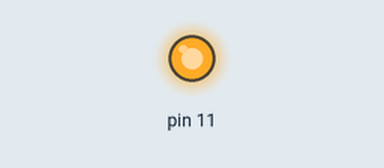
Simulated run of this sketch. Board: Arduino Uno, built with avr-gcc and run on an emulated ATmega328P. Shown: output pins drawn as LEDs (lit = HIGH).

Above: at 0.05 s.
At 4.0 s:
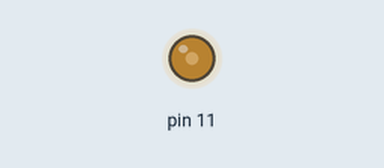
Timing chart, 0 to 5.2 s (numbered marks = the images above):
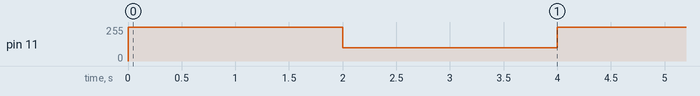

The sketch:

high_low.ino
```cpp
void setup() {
  // put your setup code here, to run once:
pinMode(11, OUTPUT);
}

void loop() {
  // put your main code here, to run repeatedly:
  analogWrite(11, 255);
      delay(2000);
      analogWrite(11, 100);
      delay(2000);
}
```

Measured:
- by itself, pin 11: alternates 255/255 for 2.0 s and 100/255 for 2.0 s
